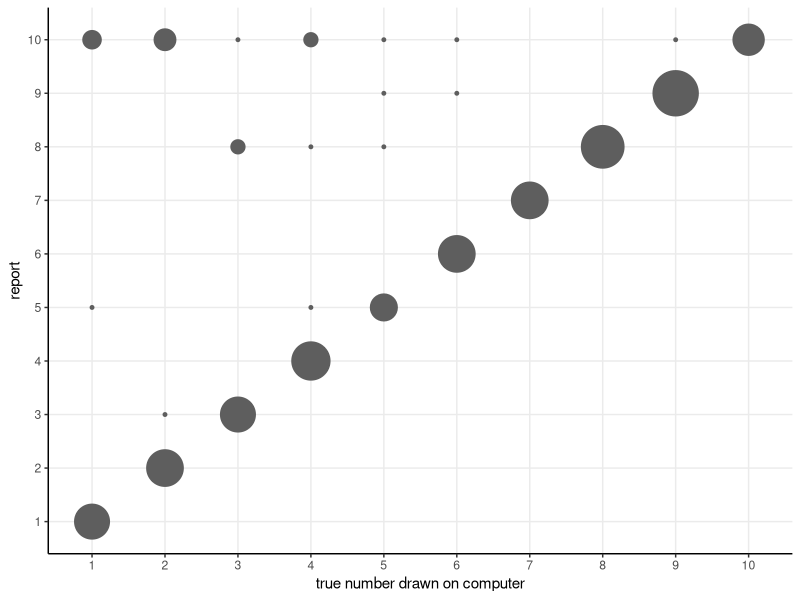
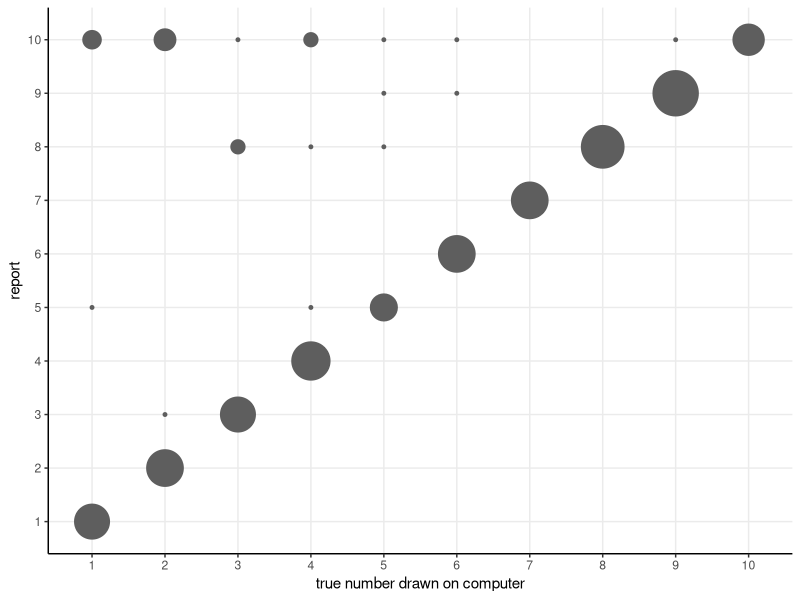

R code for these plots, in order:
# Scatter Plot, discrete, bubbles

# Abeler, J., Nosenzo, D. and Raymond, C. (2019), 
#   Preferences for Truth‐Telling. Econometrica,
#   87: 1115-1153. doi:10.3982/ECTA14673

# Data: Ibid, FIg 7

library(haven)
library(ggplot2)
library(dplyr)
master <- read_dta("data/abeler-2019-lab.dta")
output_dir="output"

df <- master %>%
  filter(treatment == "OBSERVABLE") %>%
  group_by(draw,report) %>%
  summarise(
    count = n()
  )

# PLot
p <- ggplot(data = df, aes(x=factor(draw), y=factor(report), size=count)) + 
  geom_point(colour = '#5E5E5E') +
  scale_size_continuous(range = c(1,15)) + 
  theme_bw() + 
  labs(
    x = "true number drawn on computer",
    y = "report",
    size = "Legend"
  ) + theme(
    panel.grid.minor = element_blank(),
#    panel.grid.major.x = element_blank(),
    axis.line = element_line(size=0.5),
    panel.border=element_blank(),
    legend.position = "none"
  )

print(p)

ggsave(path=output_dir, filename="Scatter Plot Econometrica 1.png", width=8, height=6)

# Save as Example
# ggsave(path='src/distribution', filename='Scatter Plot Econometrica 1-example.png', width=8, height=6)
